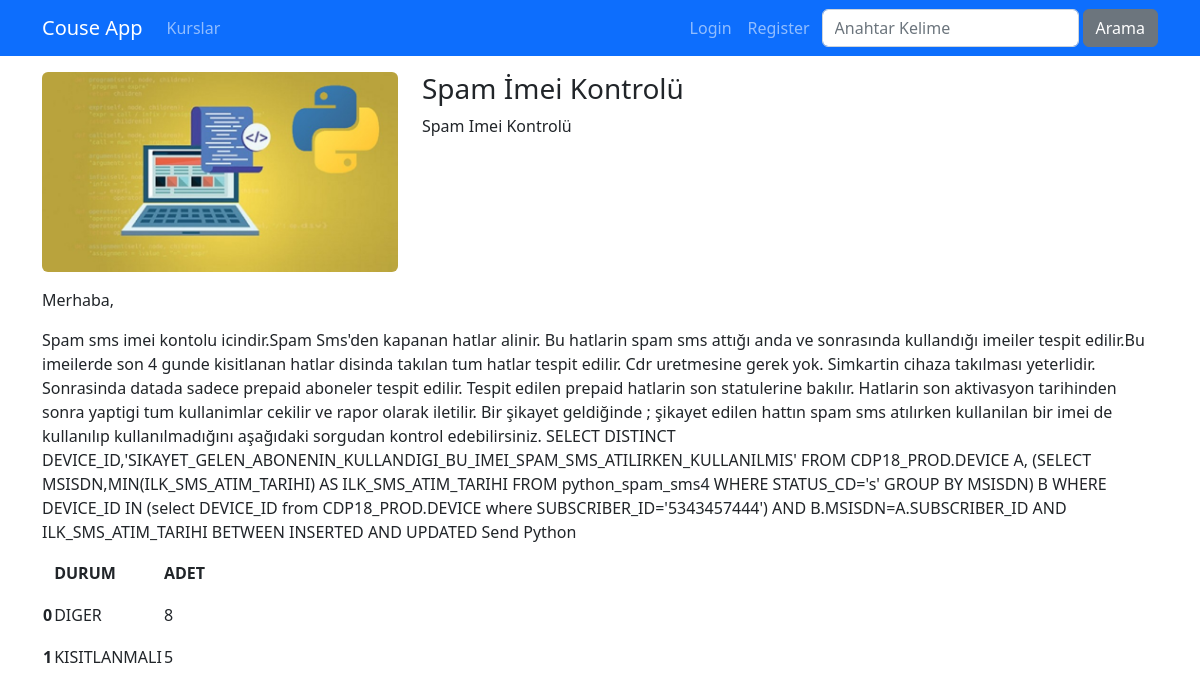
The app's page /kurslar/javascirpt-kursu-6 with its own data.
### courses/models.py (models this page shows, shortened)
class Course(models.Model):
    title = models.CharField(max_length=50)
    subtitle = models.CharField(max_length=100, default="")
    description = RichTextField()
    image = models.ImageField(upload_to="images", default="")
    date= models.DateField(auto_now=True)
    isActive = models.BooleanField(default=False)
    isHome = models.BooleanField(default=False)
    slug = models.SlugField(default="",blank=True, null=False, unique=True, db_index=True)
    category = models.ForeignKey(Category,default=1,on_delete=models.CASCADE)

### courses/views.py (the view)
# urls.py: path('<slug:slug>' , views.details, name="course_details"),
def details(request, slug):
    course = get_object_or_404(Course, slug=slug)
    context = {
        'course': course
    }
    return render(request, 'courses/details.html', context)

### courses/templates/courses/details.html (shortened to what this page needs)
{% extends 'layout.html' %}
{% load static %}
{% block content %}
    <div class="container mt-3">
        <div class="row">
            <div class="col-4">
                <img class="img-fluid rounded" src={{ course.image.url }} alt="{{course.title}}">
            </div>
            <div class="col-8">
                <h1 class="h3">{{course.title}}</h1>
                <p> {{ course.subtitle }} </p>
            </div>
        </div>
        <div class="row">
            <div class="col-12">
                <p>
                    {{course.description|safe }}
                  </p>
            </div>
        </div>
    </div>
{% endblock content %}

### records on screen
Course: image (picture), title "Spam İmei Kontrolü", subtitle "Spam Imei Kontrolü", description "Merhaba, Spam sms imei kontolu icindir.Spam Sms'den kapanan hatlar alinir. Bu hatlarin spam sms attığı anda ve sonrasında kullandığı imeiler tespit edilir.Bu imeilerde son 4 gunde kisitlanan hatlar disinda takılan tum hatlar tespit edilir. Cdr uretmesine gerek yok. Simkartin cihaza takılması yeterlidir. Sonrasinda datada sadece prepaid aboneler tespit edilir. Tespit edilen prepaid hatlarin son statulerine bakılır. Hatlarin son aktivasyon tarihinden sonra yaptigi tum kullanimlar cekilir ve rapor olarak iletilir. Bir şikayet geldiğinde ; şikayet edilen hattın spam sms atılırken kullanilan bir imei de kullanılıp kullanılmadığını aşağıdaki sorgudan kontrol edebilirsiniz. SELECT DISTINCT…"
